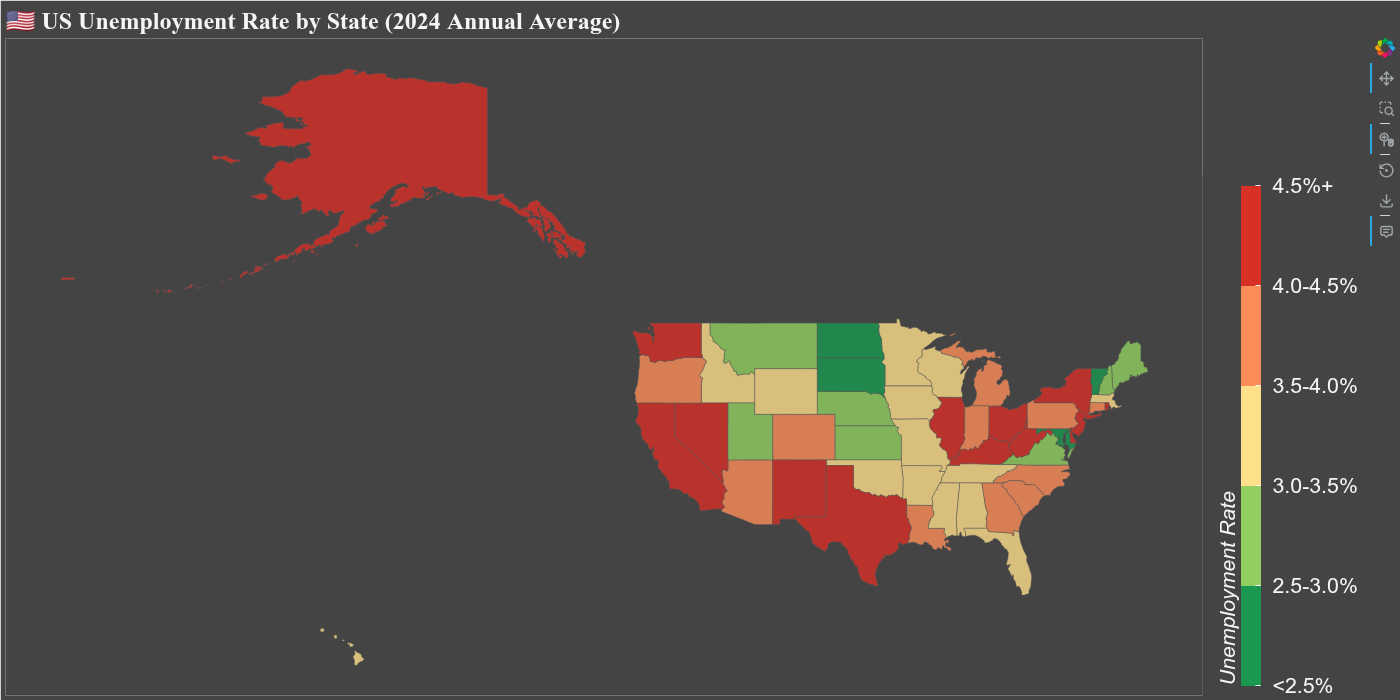

Source code (Python):
from bokeh_rocks import plot_country_choropleth, save_plot, show


unemployment_data = {
    'Alabama': 3.0, 'Alaska': 4.7, 'Arizona': 3.6, 'Arkansas': 3.2,
    'California': 5.1, 'Colorado': 3.7, 'Connecticut': 3.9, 'Delaware': 4.0,
    'Florida': 3.3, 'Georgia': 3.5, 'Hawaii': 3.0, 'Idaho': 3.1,
    'Illinois': 4.7, 'Indiana': 3.8, 'Iowa': 3.0, 'Kansas': 2.9,
    'Kentucky': 4.2, 'Louisiana': 3.5, 'Maine': 2.7, 'Maryland': 2.4,
    'Massachusetts': 3.4, 'Michigan': 3.8, 'Minnesota': 3.1, 'Mississippi': 3.3,
    'Missouri': 3.2, 'Montana': 2.8, 'Nebraska': 2.7, 'Nevada': 5.6,
    'New Hampshire': 2.6, 'New Jersey': 4.2, 'New Mexico': 4.8, 'New York': 4.5,
    'North Carolina': 3.6, 'North Dakota': 2.2, 'Ohio': 4.0, 'Oklahoma': 3.1,
    'Oregon': 3.8, 'Pennsylvania': 3.6, 'Rhode Island': 4.0, 'South Carolina': 3.5,
    'South Dakota': 1.8, 'Tennessee': 3.4, 'Texas': 4.0, 'Utah': 2.8,
    'Vermont': 2.3, 'Virginia': 2.9, 'Washington': 4.5, 'West Virginia': 4.4,
    'Wisconsin': 3.2, 'Wyoming': 3.1
}

p = plot_country_choropleth(
    geojson_url="https://raw.githubusercontent.com/PublicaMundi/MappingAPI/master/data/geojson/us-states.json",
    data_dict=unemployment_data,
    value_col='unemployment',
    country_name='🇺🇸 USA',
    palette=["#1a9850", "#91cf60",  "#fee08b", "#fc8d59", "#d73027"],
    bin_edges=[0, 2.5, 3.0, 3.5, 4.0, 4.5, 6.0],
    bin_labels=["<2.5%", "2.5-3.0%", "3.0-3.5%", "3.5-4.0%", "4.0-4.5%", "4.5%+"],
    title="🇺🇸 US Unemployment Rate by State (2024 Annual Average)",
    name_property='name',
    legend_title='Unemployment Rate',
    tooltip_label='Unemployment',
    value_format='{0.1}%',
    width=1400,
    height=700, bg_color='#444444'
)

save_plot(p, "output/geo_06")
show(p)
